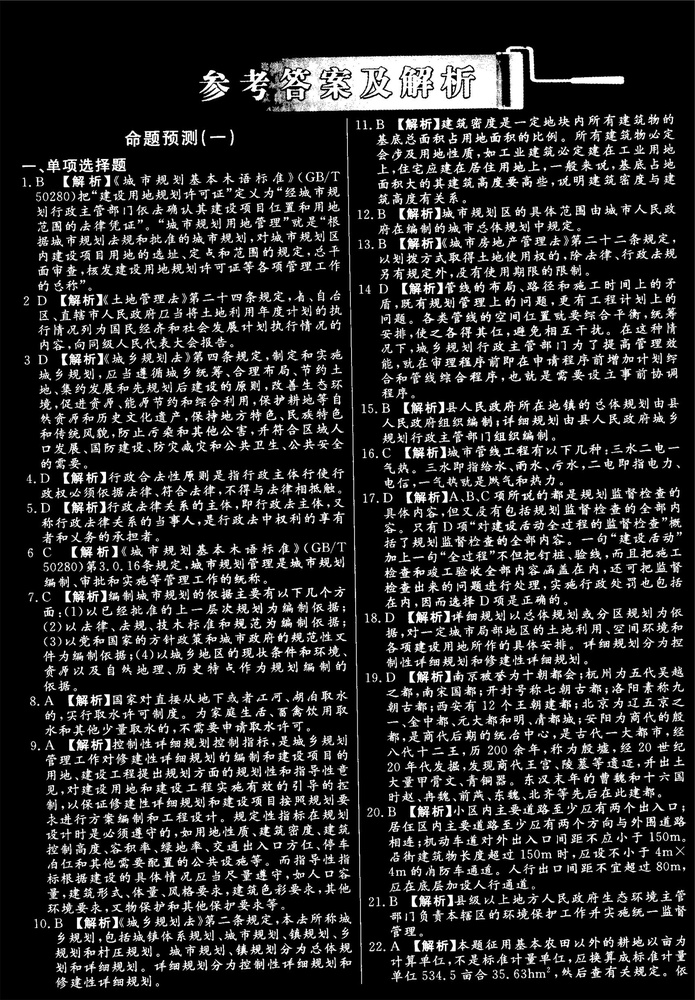
#> input picture lang/programming/python/opencv/卷积(只保留水平线)/cleaned.jpg, 695 x 1000 px, shrunk from 1704 x 2452 before the run
$ python conv.py
#> lines starting #> are read from the running program, lines starting #| are printed output that depends on the picture

import cv2
import numpy as np


image = cv2.imdecode(np.fromfile('./cleaned.jpg',dtype=np.uint8), -1)
#> image is the input picture: shape (1000, 695, 3); min 0, max 255, mean 39.3

# 卷积, 只保留水平线
kernel1 = np.array([ [1], [-1] ])
img = cv2.filter2D(src=image, ddepth=-1, kernel=kernel1)
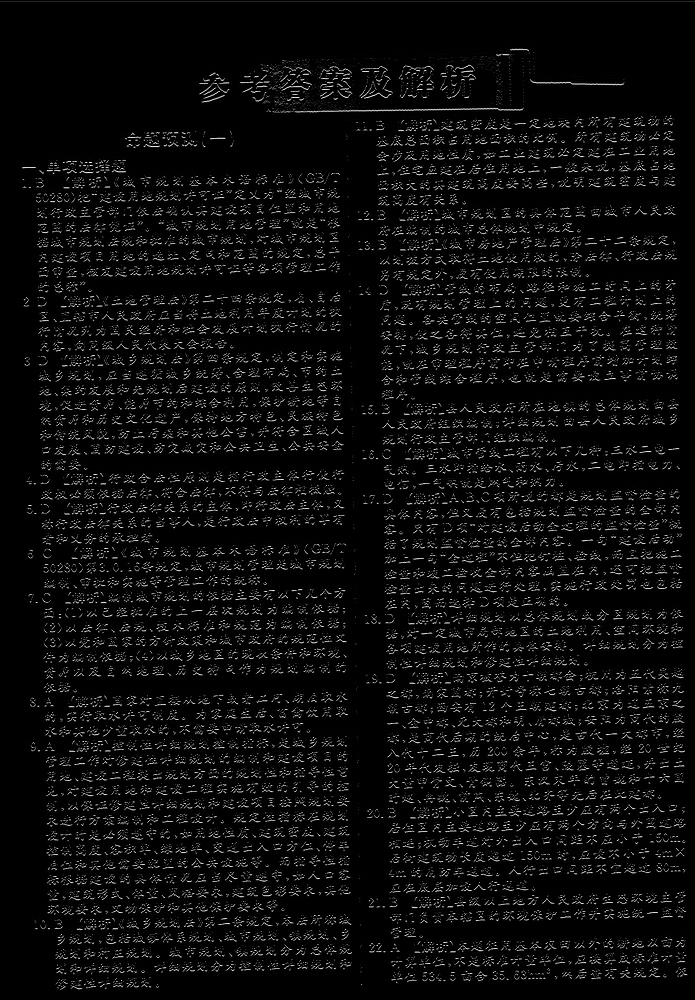
#> img: shape (1000, 695, 3); min 0, max 250, mean 12.7

cv2.imshow('Original', image)
cv2.imshow('conv', img)

cv2.waitKey()
